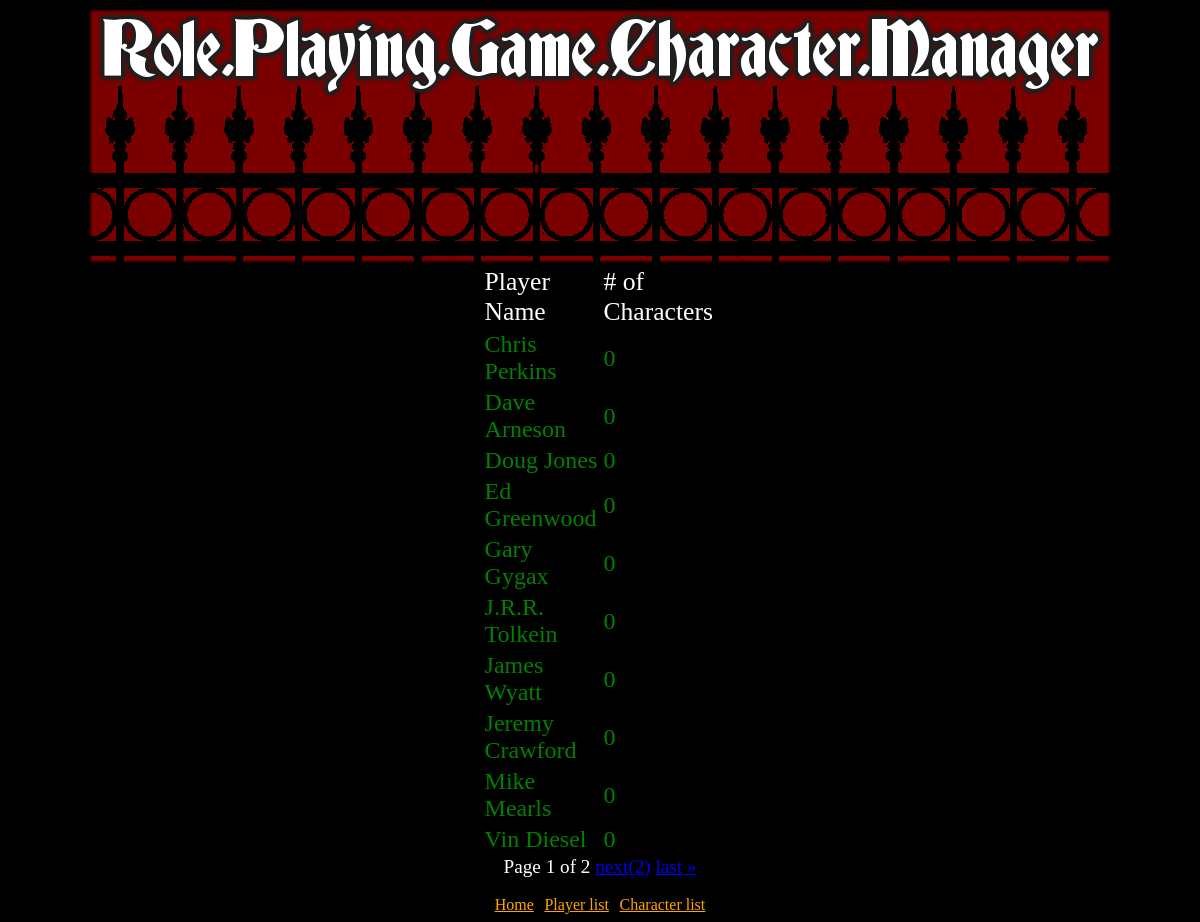
The page /charactermanager/playerlist/ on the database its author committed.
### charactermanager/models.py (models this page shows, shortened)
class Player(models.Model):
    name = models.CharField(max_length=200)

### charactermanager/views.py (the view)
# urls.py: path('playerlist/', views.playerlist, name='playerlist'),
def playerlist(request):
    player_list = Player.objects.all()
    paginator = Paginator(player_list.order_by('name'), 10) # Show 25 contacts per page
    page = request.GET.get('page')
    players = paginator.get_page(page)
    return render(request, 'charactermanager/playerlist.html', {'players': players})

### charactermanager/templates/charactermanager/playerlist.html (shortened to what this page needs)
{% load static %}
<link rel="stylesheet" type="text/css" href="{% static 'charactermanager/playerListStyle.css' %}" />
{% include "charactermanager/header.html" %}
<div class="player-list">
  {% if players %}
    <table style="width:20%">
      <tr id="firstrow">
        <td>
          Player Name
        </td>
        <td>
          # of Characters
        </td>
      </tr>
    {% for player in players %}
        <tr>
          <td>
            <a href="{% url 'charactermanager:playerdetail' player.id %}">{{ player.name }}</a>
          </td>
          <td>
            <a href="{% url 'charactermanager:playerdetail' player.id %}">{{player.character_set.count}}</a>
          </td>
        </tr>
    {% endfor %}
  </table>
  {% else %}
      <p>No players are available.</p>
  {% endif %}
</div>
<div class="pagination">
    <span class="step-links">
        <span class="current">
            Page {{ players.number }} of {{ players.paginator.num_pages }}
        </span>
        {% if players.has_next %}
            <a href="?page={{ players.next_page_number }}">next({{players.next_page_number}})</a>
            <a href="?page={{ players.paginator.num_pages }}">last &raquo;</a>
        {% endif %}
    </span>
</div>
{% include "charactermanager/footer.html" %}

### charactermanager/templates/charactermanager/header.html
{% load static %}
<link rel="stylesheet" type="text/css" href="{% static 'charactermanager/headerStyle.css' %}" />
<div id="RPGCMBanner">
  <img src="{% static "images/RPGCMBanner.png" %}" alt="Top banner">
</div>

### charactermanager/templates/charactermanager/footer.html (shortened to what this page needs)
{% load static %}
<link rel="stylesheet" type="text/css" href="{% static 'charactermanager/defaultStyle.css' %}" />
<div class="footer-links">
  <a href="{% url 'charactermanager:index' %}">Home</a>
  --
  <a href="{% url 'charactermanager:playerlist' %}">Player list </a>
  --
  <a href="{% url 'charactermanager:characterlist' %}">Character list</a>
</div>

### charactermanager/static/charactermanager/playerListStyle.css (style rules this page uses)
#firstrow { color: white; font-size: 1.6em; }
.player-list { display: flex; justify-content: center; font-size: 30px; }
.player-list a { color: green; text-decoration: none; font-size: 1.5em; }
.pagination { display: flex; justify-content: center; font-size: 1.2em; }
.current { color: white; }

### charactermanager/static/charactermanager/headerStyle.css (style rules this page uses)
#RPGCMBanner { display: flex; justify-content: center; }

### charactermanager/static/charactermanager/defaultStyle.css (style rules this page uses)
.footer-links { display: flex; justify-content: center; }
.footer-links a { color: orange; }

### rows shown on the page
Player: name "Chris Perkins", character_set.count "0"
Player: name "Dave Arneson", character_set.count "0"
Player: name "Doug Jones", character_set.count "0"
Player: name "Ed Greenwood", character_set.count "0"
Player: name "Gary Gygax", character_set.count "0"
Player: name "J.R.R. Tolkein", character_set.count "0"
Player: name "James Wyatt", character_set.count "0"
Player: name "Jeremy Crawford", character_set.count "0"
Player: name "Mike Mearls", character_set.count "0"
Player: name "Vin Diesel", character_set.count "0"

### other values the page prints
{{ players.number }} "1"
{{ players.paginator.num_pages }} "2"
{{ players.next_page_number }} "2"
